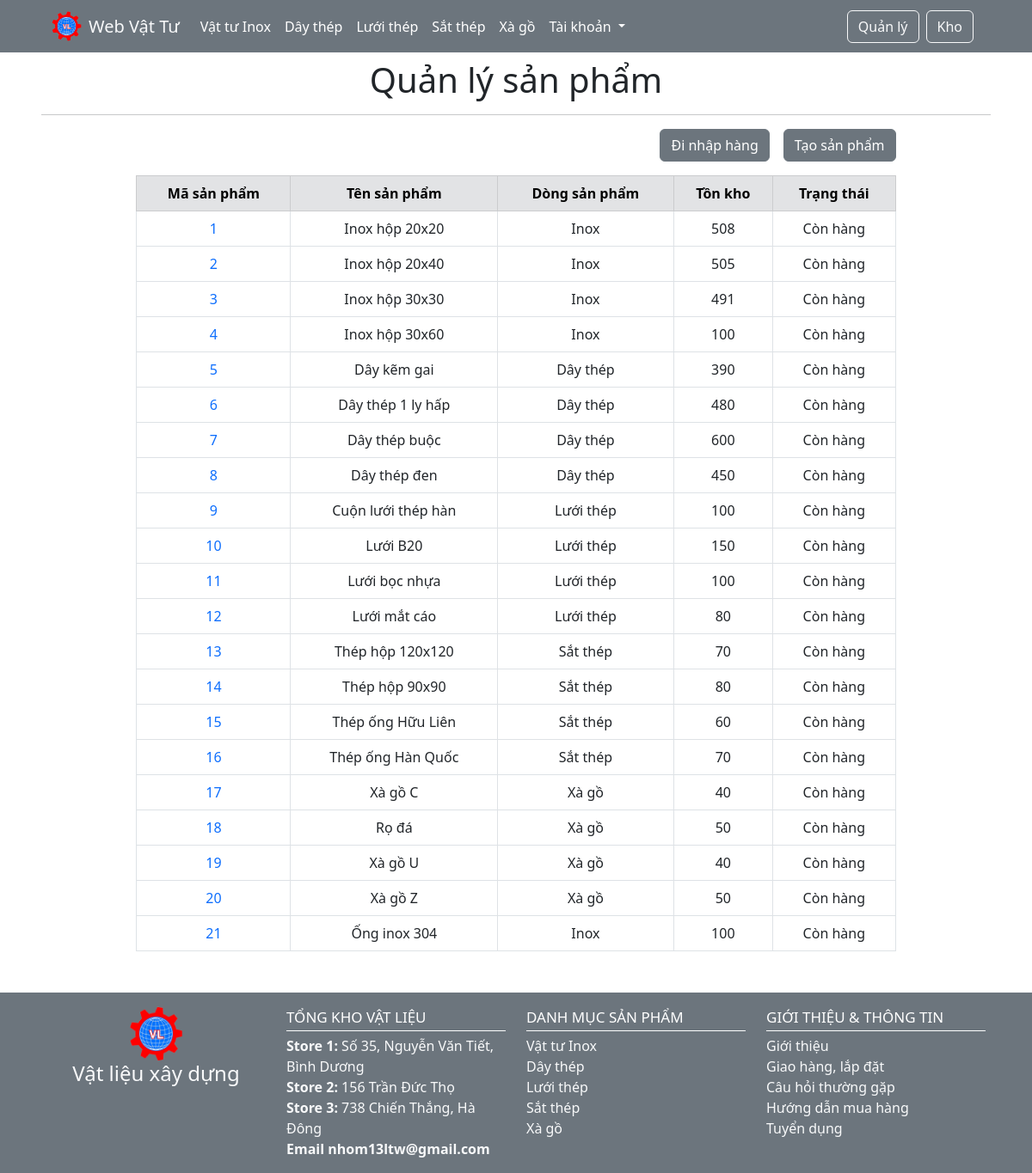
The app's page /quan-ly/san-pham/ (signed in) with its own data.
### store/models.py (models this page shows, shortened)
class Product(models.Model):
  title = models.CharField(max_length=500)
  category = models.ForeignKey(Category, on_delete=models.SET_NULL, null=True)
  slug = models.SlugField(max_length=500, blank=True, null=True)
  thumbnail = models.URLField(max_length=255)
  price_import = models.DecimalField(max_digits=10, decimal_places=0)
  price_export = models.DecimalField(max_digits=10, decimal_places=0)
  description = models.TextField(blank=True, null=True)
  created_at = models.DateTimeField(auto_now_add=True)

class Category(models.Model):
  name = models.CharField(max_length=100)
  slug = models.SlugField(max_length=100)
  def __str__(self):
    return self.name

### warehouse/models.py (models this page shows, shortened)
class Stock(models.Model):
  product = models.OneToOneField(Product, on_delete=models.CASCADE)
  quantity = models.IntegerField(blank=True, null=True)
  purchased = models.IntegerField(default=0)
  inventory = models.IntegerField(blank=True, null=True)
  out_of_stock = models.BooleanField(default=False)

### manager/views.py (the view)
# urls.py: path('san-pham/', views.products, name='manage-product'),
def products(request):
  if request.user.is_authenticated and request.user.profile.permission == 'Quản lý':
    products = Product.objects.all()
    title = 'Quản lý sản phẩm'
    return render(request, 'manager/products.html', {'title':title, 'products': products})
  else:
    return redirect('home')

### templates/manager/products.html
{% extends 'base.html' %}
{% block content %}
<h1 class="text-center">{{ title }}</h1>
<hr>
<div class="d-flex justify-content-center">
  <div style="width: 80%;">
    <div class="d-flex mb-3 gap-3" style="justify-content: flex-end;">
      <a class="btn btn-secondary" href="/kho/nhap-hang/">Đi nhập hàng</a>
      <a class="btn btn-secondary" href="tao-moi/">Tạo sản phẩm</a>
    </div>
    <table class="table table-hover table-bordered">
      <thead class="table-secondary">
        <tr>
          <th scope="col" class="text-center">Mã sản phẩm</th>
          <th scope="col" class="text-center">Tên sản phẩm</th>
          <th scope="col" class="text-center">Dòng sản phẩm</th>
          <th scope="col" class="text-center">Tồn kho</th>
          <th scope="col" class="text-center">Trạng thái</th>
        </tr>
      </thead>
      <tbody>
        {% for product in products %}
        <tr>
          <td class="text-center"><a href="{{product.id}}/" style="text-decoration: none;">{{ product.id }}</a></td>
          <td class="text-center">{{ product.title }}</td>
          <td class="text-center">{{ product.category }}</td>
          <td class="text-center">{{ product.stock.inventory }}</td>
          <td class="text-center">
            {% if product.stock.out_of_stock == True %}
            Hết hàng
            {% else %}
            Còn hàng
            {% endif %}
          </td>
        </tr>
        {% endfor %}
      </tbody>
    </table>
    <br>
  </div>
</div>
{% endblock %}

### static/css/style.css (style rules this page uses)
.text-center { text-align: center; }

### records on screen
Product: id "1", title "Inox hộp 20x20", category "Inox", stock.inventory "508", shows "Còn hàng"
Product: id "2", title "Inox hộp 20x40", category "Inox", stock.inventory "505", shows "Còn hàng"
Product: id "3", title "Inox hộp 30x30", category "Inox", stock.inventory "491", shows "Còn hàng"
Product: id "4", title "Inox hộp 30x60", category "Inox", stock.inventory "100", shows "Còn hàng"
Product: id "5", title "Dây kẽm gai", category "Dây thép", stock.inventory "390", shows "Còn hàng"
Product: id "6", title "Dây thép 1 ly hấp", category "Dây thép", stock.inventory "480", shows "Còn hàng"
Product: id "7", title "Dây thép buộc", category "Dây thép", stock.inventory "600", shows "Còn hàng"
Product: id "8", title "Dây thép đen", category "Dây thép", stock.inventory "450", shows "Còn hàng"
Product: id "9", title "Cuộn lưới thép hàn", category "Lưới thép", stock.inventory "100", shows "Còn hàng"
Product: id "10", title "Lưới B20", category "Lưới thép", stock.inventory "150", shows "Còn hàng"
Product: id "11", title "Lưới bọc nhựa", category "Lưới thép", stock.inventory "100", shows "Còn hàng"
Product: id "12", title "Lưới mắt cáo", category "Lưới thép", stock.inventory "80", shows "Còn hàng"
Product: id "13", title "Thép hộp 120x120", category "Sắt thép", stock.inventory "70", shows "Còn hàng"
Product: id "14", title "Thép hộp 90x90", category "Sắt thép", stock.inventory "80", shows "Còn hàng"
Product: id "15", title "Thép ống Hữu Liên", category "Sắt thép", stock.inventory "60", shows "Còn hàng"
Product: id "16", title "Thép ống Hàn Quốc", category "Sắt thép", stock.inventory "70", shows "Còn hàng"
Product: id "17", title "Xà gồ C", category "Xà gồ", stock.inventory "40", shows "Còn hàng"
Product: id "18", title "Rọ đá", category "Xà gồ", stock.inventory "50", shows "Còn hàng"
Product: id "19", title "Xà gồ U", category "Xà gồ", stock.inventory "40", shows "Còn hàng"
Product: id "20", title "Xà gồ Z", category "Xà gồ", stock.inventory "50", shows "Còn hàng"
Product: id "21", title "Ống inox 304", category "Inox", stock.inventory "100", shows "Còn hàng"

### other values on screen
{{ title }} "Quản lý sản phẩm"
